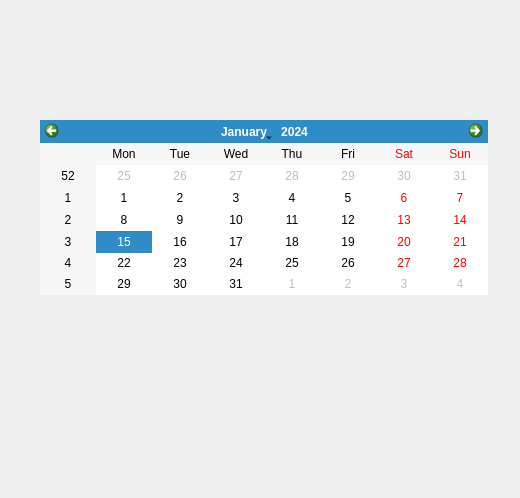
<?xml version="1.0" encoding="UTF-8"?>
<ui version="4.0">
 <class>Form</class>
 <widget class="QWidget" name="Form">
  <property name="geometry">
   <rect>
    <x>0</x>
    <y>0</y>
    <width>520</width>
    <height>498</height>
   </rect>
  </property>
  <property name="windowTitle">
   <string>Form</string>
  </property>
  <widget class="QCalendarWidget" name="calendarWidget">
   <property name="geometry">
    <rect>
     <x>40</x>
     <y>120</y>
     <width>448</width>
     <height>175</height>
    </rect>
   </property>
  </widget>
 </widget>
 <resources/>
 <connections/>
</ui>
